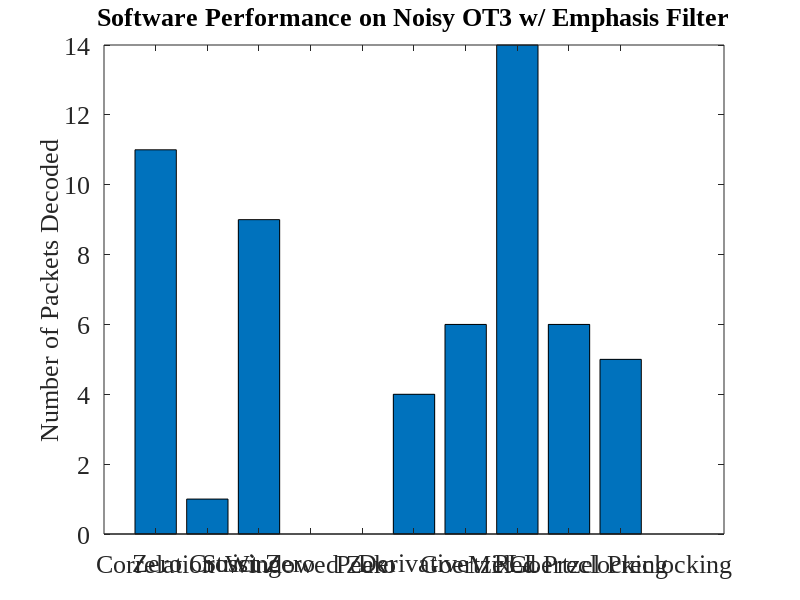

Write the MATLAB code that produced this figure. (Note: this script raises an error after producing the figure.)
fontSize = 19;
% .wav file	Filtering	Correlation	Zero Xing	Strict Xing	Windowed Zero	Peak	Derivative	Goertzel	PLL	PreClocking	Goertzel Pre
% OT3Test	None        40          35          40          39              3       40          40          40	0           40	
%           Bandpass	40          19          0           0               0       33          40          40	40          28	
%           6db         40          12          40          0               0       14          40          0	39          15	
% Gen200	None        200         200         200         200             200     200         200         200	0           200	
%           Bandpass	200         27          200         0               0       200         200         200	200         106	
%           6db         200         200         200         0               0       200         200         200	200         199	
% OT3WNoise	None        24          0           6           0               0       3           25          21	0           10	
%           Bandpass	24          6           2           0               0       5           23          23	17          11	
%           6db         11          1           9           0               0       4           6           14	6           5	
% LATrack1	None        946         460         568         298             0       543         965         925	0           564	
%           Bandpass	964         536         151         0               0       422         965         654	939         431	
%           6db         914         53          422         0               0       97          512         189	482         224	
% LATrack2	None        639         0           0           162             0       5           608         0	0           390	
%           Bandpass	872         0           0           0               0       0           448         0	939         230	
%           6db         958         209         74          0               0       254         956         0	947         392	

x = [11          1           9           0               0       4           6           14	6           5];
y = ['Correlation' 'Zero Crossing' 'Strict Zero' 'Windowed Zero' 'Peak' 'Derivative' 'Goertzel' 'PLL' 'Mixed Preclocking' 'Goertzel Preclocking'];
f = figure('Position',[0,0,1280,1024]);
set(gcf,'color','w');
bar(x);
filename = 'Software Performance on Noisy OT3 w/ Emphasis Filter';
title(filename);
%xlabel('Devices');
ylabel('Number of Packets Decoded');
set(gca,'XTickLabel',{'Correlation' 'Zero Crossing' 'Strict Zero' 'Windowed Zero' 'Peak' 'Derivative' 'Goertzel' 'PLL' 'Mixed Preclocking' 'Goertzel Preclocking'})
set(gca,'FontSize',fontSize, 'FontName', 'Times New Roman');
set(findall(gcf,'type','text'),'FontSize',fontSize, 'FontName', 'Times New Roman');
rotateXLabels(gca, 45)
set(gca, 'xtick', [])
grid on
saveas(f, strcat('.\..\..\..\rrxthesis\images\',regexprep(filename,'[^\w'']',''),'.png'));
pause();
close(f);
clear all;